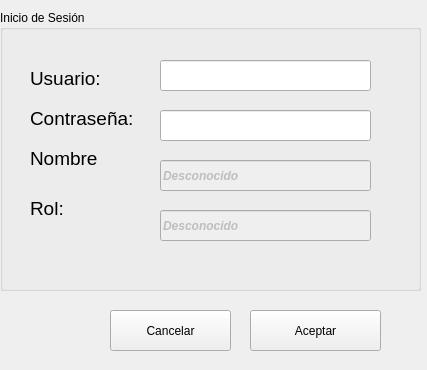
<?xml version="1.0" encoding="UTF-8"?>
<ui version="4.0">
 <class>dlgSesion</class>
 <widget class="QDialog" name="dlgSesion">
  <property name="geometry">
   <rect>
    <x>0</x>
    <y>0</y>
    <width>427</width>
    <height>370</height>
   </rect>
  </property>
  <property name="windowTitle">
   <string>Usuario y Password</string>
  </property>
  <property name="windowIcon">
   <iconset>
    <normaloff>icons/bill.ico</normaloff>icons/bill.ico</iconset>
  </property>
  <property name="modal">
   <bool>false</bool>
  </property>
  <widget class="QGroupBox" name="gbSesion">
   <property name="geometry">
    <rect>
     <x>0</x>
     <y>10</y>
     <width>421</width>
     <height>281</height>
    </rect>
   </property>
   <property name="title">
    <string>Inicio de Sesión</string>
   </property>
   <widget class="QLabel" name="lblUsuario">
    <property name="geometry">
     <rect>
      <x>30</x>
      <y>60</y>
      <width>91</width>
      <height>17</height>
     </rect>
    </property>
    <property name="font">
     <font>
      <pointsize>14</pointsize>
     </font>
    </property>
    <property name="text">
     <string>Usuario:</string>
    </property>
   </widget>
   <widget class="QLabel" name="lblPassword">
    <property name="geometry">
     <rect>
      <x>30</x>
      <y>100</y>
      <width>131</width>
      <height>17</height>
     </rect>
    </property>
    <property name="font">
     <font>
      <pointsize>14</pointsize>
     </font>
    </property>
    <property name="text">
     <string>Contraseña:</string>
    </property>
   </widget>
   <widget class="QLabel" name="lblNombre">
    <property name="geometry">
     <rect>
      <x>30</x>
      <y>140</y>
      <width>131</width>
      <height>17</height>
     </rect>
    </property>
    <property name="font">
     <font>
      <pointsize>14</pointsize>
     </font>
    </property>
    <property name="text">
     <string>Nombre</string>
    </property>
   </widget>
   <widget class="QLabel" name="lblRol">
    <property name="geometry">
     <rect>
      <x>30</x>
      <y>190</y>
      <width>131</width>
      <height>17</height>
     </rect>
    </property>
    <property name="font">
     <font>
      <pointsize>14</pointsize>
     </font>
    </property>
    <property name="text">
     <string>Rol:</string>
    </property>
   </widget>
   <widget class="QLineEdit" name="leUsuario">
    <property name="geometry">
     <rect>
      <x>160</x>
      <y>50</y>
      <width>211</width>
      <height>31</height>
     </rect>
    </property>
    <property name="font">
     <font>
      <weight>50</weight>
      <italic>false</italic>
      <bold>false</bold>
     </font>
    </property>
    <property name="toolTip">
     <string>Ingresa tu Usuario</string>
    </property>
    <property name="inputMask">
     <string/>
    </property>
    <property name="maxLength">
     <number>10</number>
    </property>
   </widget>
   <widget class="QLineEdit" name="lePassword">
    <property name="geometry">
     <rect>
      <x>160</x>
      <y>100</y>
      <width>211</width>
      <height>31</height>
     </rect>
    </property>
    <property name="font">
     <font>
      <weight>75</weight>
      <italic>true</italic>
      <bold>true</bold>
     </font>
    </property>
    <property name="toolTip">
     <string>Ingresa tu contraseña</string>
    </property>
    <property name="echoMode">
     <enum>QLineEdit::Password</enum>
    </property>
   </widget>
   <widget class="QLineEdit" name="leNombre">
    <property name="enabled">
     <bool>false</bool>
    </property>
    <property name="geometry">
     <rect>
      <x>160</x>
      <y>150</y>
      <width>211</width>
      <height>31</height>
     </rect>
    </property>
    <property name="palette">
     <palette>
      <active>
       <colorrole role="Text">
        <brush brushstyle="SolidPattern">
         <color alpha="255">
          <red>114</red>
          <green>159</green>
          <blue>207</blue>
         </color>
        </brush>
       </colorrole>
       <colorrole role="Base">
        <brush brushstyle="SolidPattern">
         <color alpha="255">
          <red>243</red>
          <green>243</green>
          <blue>243</blue>
         </color>
        </brush>
       </colorrole>
       <colorrole role="PlaceholderText">
        <brush brushstyle="SolidPattern">
         <color alpha="128">
          <red>114</red>
          <green>159</green>
          <blue>207</blue>
         </color>
        </brush>
       </colorrole>
      </active>
      <inactive>
       <colorrole role="Text">
        <brush brushstyle="SolidPattern">
         <color alpha="255">
          <red>114</red>
          <green>159</green>
          <blue>207</blue>
         </color>
        </brush>
       </colorrole>
       <colorrole role="Base">
        <brush brushstyle="SolidPattern">
         <color alpha="255">
          <red>243</red>
          <green>243</green>
          <blue>243</blue>
         </color>
        </brush>
       </colorrole>
       <colorrole role="PlaceholderText">
        <brush brushstyle="SolidPattern">
         <color alpha="128">
          <red>114</red>
          <green>159</green>
          <blue>207</blue>
         </color>
        </brush>
       </colorrole>
      </inactive>
      <disabled>
       <colorrole role="Text">
        <brush brushstyle="SolidPattern">
         <color alpha="255">
          <red>190</red>
          <green>190</green>
          <blue>190</blue>
         </color>
        </brush>
       </colorrole>
       <colorrole role="Base">
        <brush brushstyle="SolidPattern">
         <color alpha="255">
          <red>239</red>
          <green>239</green>
          <blue>239</blue>
         </color>
        </brush>
       </colorrole>
       <colorrole role="PlaceholderText">
        <brush brushstyle="SolidPattern">
         <color alpha="128">
          <red>0</red>
          <green>0</green>
          <blue>0</blue>
         </color>
        </brush>
       </colorrole>
      </disabled>
     </palette>
    </property>
    <property name="font">
     <font>
      <weight>75</weight>
      <italic>true</italic>
      <bold>true</bold>
     </font>
    </property>
    <property name="layoutDirection">
     <enum>Qt::LeftToRight</enum>
    </property>
    <property name="text">
     <string>Desconocido</string>
    </property>
    <property name="readOnly">
     <bool>true</bool>
    </property>
   </widget>
   <widget class="QLineEdit" name="leRol">
    <property name="enabled">
     <bool>false</bool>
    </property>
    <property name="geometry">
     <rect>
      <x>160</x>
      <y>200</y>
      <width>211</width>
      <height>31</height>
     </rect>
    </property>
    <property name="palette">
     <palette>
      <active>
       <colorrole role="Text">
        <brush brushstyle="SolidPattern">
         <color alpha="255">
          <red>114</red>
          <green>159</green>
          <blue>207</blue>
         </color>
        </brush>
       </colorrole>
       <colorrole role="Base">
        <brush brushstyle="SolidPattern">
         <color alpha="255">
          <red>114</red>
          <green>159</green>
          <blue>207</blue>
         </color>
        </brush>
       </colorrole>
       <colorrole role="PlaceholderText">
        <brush brushstyle="SolidPattern">
         <color alpha="128">
          <red>114</red>
          <green>159</green>
          <blue>207</blue>
         </color>
        </brush>
       </colorrole>
      </active>
      <inactive>
       <colorrole role="Text">
        <brush brushstyle="SolidPattern">
         <color alpha="255">
          <red>114</red>
          <green>159</green>
          <blue>207</blue>
         </color>
        </brush>
       </colorrole>
       <colorrole role="Base">
        <brush brushstyle="SolidPattern">
         <color alpha="255">
          <red>114</red>
          <green>159</green>
          <blue>207</blue>
         </color>
        </brush>
       </colorrole>
       <colorrole role="PlaceholderText">
        <brush brushstyle="SolidPattern">
         <color alpha="128">
          <red>114</red>
          <green>159</green>
          <blue>207</blue>
         </color>
        </brush>
       </colorrole>
      </inactive>
      <disabled>
       <colorrole role="Text">
        <brush brushstyle="SolidPattern">
         <color alpha="255">
          <red>190</red>
          <green>190</green>
          <blue>190</blue>
         </color>
        </brush>
       </colorrole>
       <colorrole role="Base">
        <brush brushstyle="SolidPattern">
         <color alpha="255">
          <red>239</red>
          <green>239</green>
          <blue>239</blue>
         </color>
        </brush>
       </colorrole>
       <colorrole role="PlaceholderText">
        <brush brushstyle="SolidPattern">
         <color alpha="128">
          <red>0</red>
          <green>0</green>
          <blue>0</blue>
         </color>
        </brush>
       </colorrole>
      </disabled>
     </palette>
    </property>
    <property name="font">
     <font>
      <weight>75</weight>
      <italic>true</italic>
      <bold>true</bold>
     </font>
    </property>
    <property name="text">
     <string>Desconocido</string>
    </property>
   </widget>
  </widget>
  <widget class="QPushButton" name="pbAceptar">
   <property name="geometry">
    <rect>
     <x>250</x>
     <y>310</y>
     <width>131</width>
     <height>41</height>
    </rect>
   </property>
   <property name="text">
    <string>Aceptar</string>
   </property>
   <property name="icon">
    <iconset>
     <normaloff>icons/check.png</normaloff>icons/check.png</iconset>
   </property>
   <property name="iconSize">
    <size>
     <width>64</width>
     <height>64</height>
    </size>
   </property>
   <property name="autoDefault">
    <bool>false</bool>
   </property>
  </widget>
  <widget class="QPushButton" name="pbCancelar">
   <property name="geometry">
    <rect>
     <x>110</x>
     <y>310</y>
     <width>121</width>
     <height>41</height>
    </rect>
   </property>
   <property name="text">
    <string>Cancelar</string>
   </property>
   <property name="icon">
    <iconset>
     <normaloff>icons/cancel.png</normaloff>icons/cancel.png</iconset>
   </property>
   <property name="iconSize">
    <size>
     <width>32</width>
     <height>32</height>
    </size>
   </property>
   <property name="autoDefault">
    <bool>false</bool>
   </property>
  </widget>
 </widget>
 <resources/>
 <connections/>
</ui>
